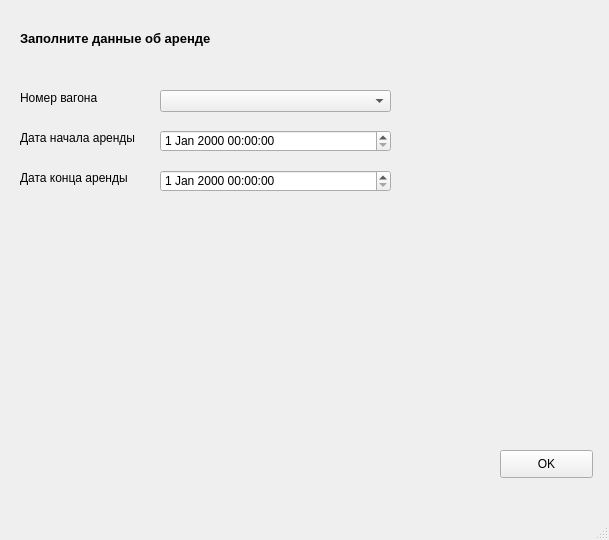
<?xml version="1.0" encoding="UTF-8"?>
<ui version="4.0">
 <class>MainWindow</class>
 <widget class="QMainWindow" name="MainWindow">
  <property name="geometry">
   <rect>
    <x>0</x>
    <y>0</y>
    <width>609</width>
    <height>540</height>
   </rect>
  </property>
  <property name="windowTitle">
   <string>аренда</string>
  </property>
  <widget class="QWidget" name="centralwidget">
   <widget class="QLabel" name="label_2">
    <property name="geometry">
     <rect>
      <x>20</x>
      <y>90</y>
      <width>101</width>
      <height>16</height>
     </rect>
    </property>
    <property name="text">
     <string>Номер вагона</string>
    </property>
   </widget>
   <widget class="QDateTimeEdit" name="startArenda">
    <property name="geometry">
     <rect>
      <x>160</x>
      <y>130</y>
      <width>231</width>
      <height>22</height>
     </rect>
    </property>
   </widget>
   <widget class="QLabel" name="label_10">
    <property name="geometry">
     <rect>
      <x>20</x>
      <y>130</y>
      <width>131</width>
      <height>16</height>
     </rect>
    </property>
    <property name="text">
     <string>Дата начала аренды</string>
    </property>
   </widget>
   <widget class="QLabel" name="label_11">
    <property name="geometry">
     <rect>
      <x>20</x>
      <y>170</y>
      <width>131</width>
      <height>16</height>
     </rect>
    </property>
    <property name="text">
     <string>Дата конца аренды</string>
    </property>
   </widget>
   <widget class="QDateTimeEdit" name="endArenda">
    <property name="geometry">
     <rect>
      <x>160</x>
      <y>170</y>
      <width>231</width>
      <height>22</height>
     </rect>
    </property>
   </widget>
   <widget class="QLabel" name="label_12">
    <property name="geometry">
     <rect>
      <x>20</x>
      <y>30</y>
      <width>281</width>
      <height>16</height>
     </rect>
    </property>
    <property name="font">
     <font>
      <pointsize>10</pointsize>
      <weight>75</weight>
      <bold>true</bold>
     </font>
    </property>
    <property name="text">
     <string>Заполните данные об аренде</string>
    </property>
   </widget>
   <widget class="QPushButton" name="pushButton">
    <property name="geometry">
     <rect>
      <x>500</x>
      <y>450</y>
      <width>93</width>
      <height>28</height>
     </rect>
    </property>
    <property name="text">
     <string>OK</string>
    </property>
   </widget>
   <widget class="QComboBox" name="comboBox">
    <property name="geometry">
     <rect>
      <x>160</x>
      <y>90</y>
      <width>231</width>
      <height>22</height>
     </rect>
    </property>
   </widget>
  </widget>
  <widget class="QMenuBar" name="menubar">
   <property name="geometry">
    <rect>
     <x>0</x>
     <y>0</y>
     <width>609</width>
     <height>26</height>
    </rect>
   </property>
  </widget>
  <widget class="QStatusBar" name="statusbar"/>
 </widget>
 <resources/>
 <connections/>
</ui>
